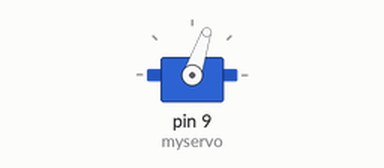
This sketch was run on a simulated Arduino Uno, built with avr-gcc and run on an emulated ATmega328P. On the bench: servo.

Above: at 0.05 s.
At 0.45 s:
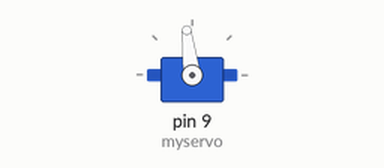
At 0.7 s:
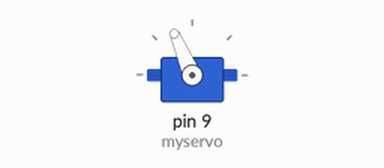
At 1.35 s:
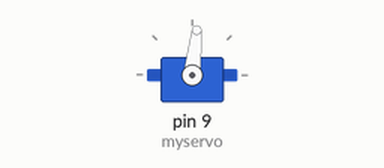
Timing chart, 0 to 3.7 s (numbered marks = the images above):
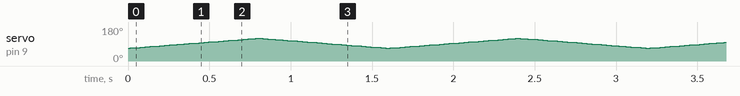

The sketch:

ServoTrava.ino
```cpp
#include <Servo.h>
#define closeT 68
#define openT 120

Servo myservo;  // create servo object to control a servo
// twelve servo objects can be created on most boards

int pos = 0;    // variable to store the servo position

void setup() {
  myservo.attach(9);  // attaches the servo on pin 9 to the servo object
  myservo.write(closeT);
}

void loop() {
  for (pos = closeT; pos <= openT; pos += 1) { // goes from 0 degrees to 180 degrees
    // in steps of 1 degree
    myservo.write(pos);              // tell servo to go to position in variable 'pos'
    delay(15);                       // waits 15ms for the servo to reach the position
  }
  for (pos = openT; pos >= closeT; pos -= 1) { // goes from 180 degrees to 0 degrees
    myservo.write(pos);              // tell servo to go to position in variable 'pos'
    delay(15);                       // waits 15ms for the servo to reach the position
  }
}
```
